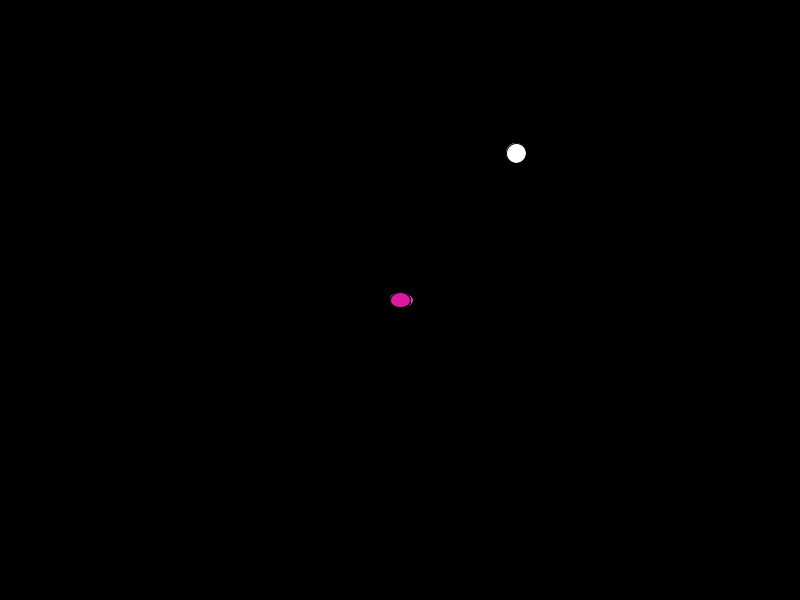
Frame 1 (no input)
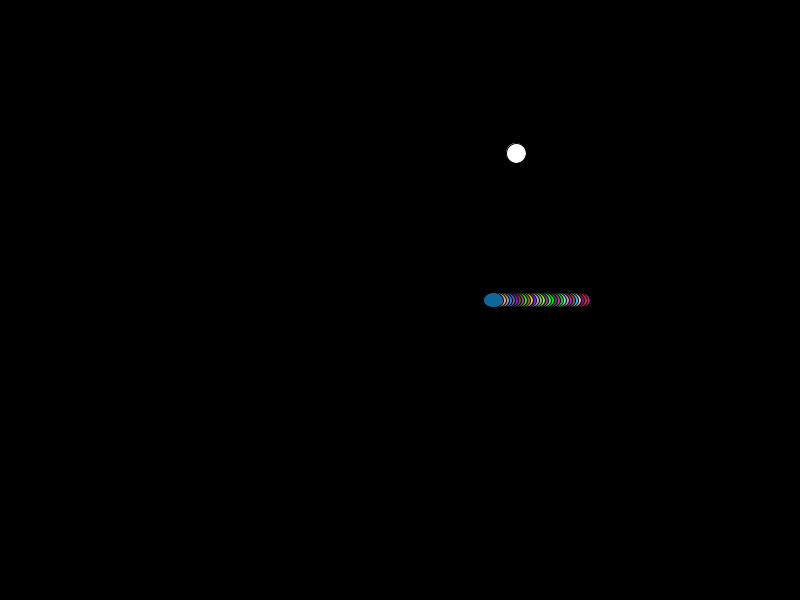
Frame 60 (the mouse pressed at the canvas centre just before this capture)
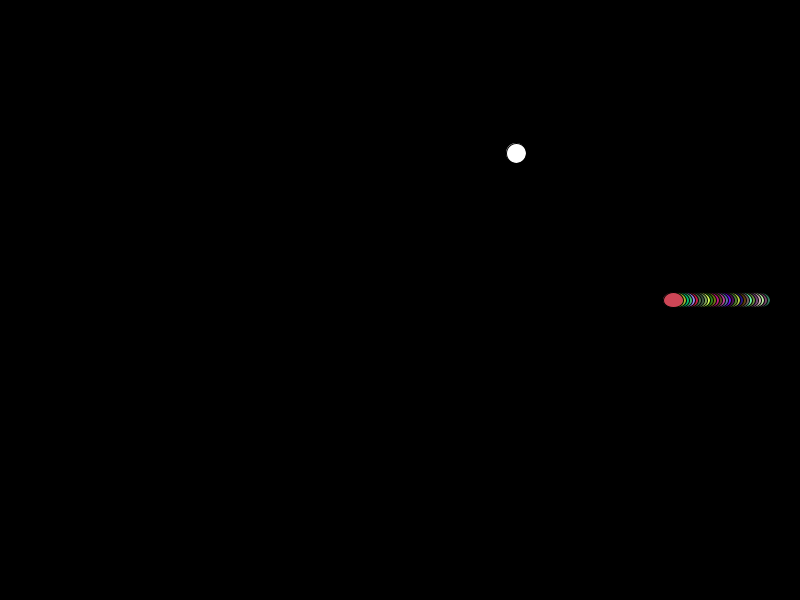
Frame 120 (the mouse held since frame 60 and released just before this capture)

The Processing sketch that drew these frames (run headless with seeded random() and noise(); from frame 60 on, the mouse is pressed at the canvas centre):

// Processing sketch: processing_91772
// ── processing_91772.pde

int home = 0;
int longsnake = 30;
int foodX = int(random(267))*3;
int foodY = int(random(200))*3;
boolean moveleft = false;
boolean moveright = true;
boolean moveup = false;
boolean movedown = false;
int redness = 0;

int[][] snakepos = new int[10000][2];
void setup() {
  size(800,600);
  for(int f = 0; f < longsnake; f++) {
    snakepos[f][0] = 400;
  snakepos[f][1] = 300;
}
}
void draw() {
  if(redness > 0) {
    redness --;
  }
  
  background(redness, 0, 0);
  for(int a = longsnake+19; a>0; a--) {
    snakepos[a][0] = snakepos[a-1][0];
    snakepos[a][1] = snakepos[a-1][1];
  }
  if(moveleft == true) { //movement
    snakepos[0][0] -= 3;
  } else if(moveright == true) {
    snakepos[0][0] += 3;
  } else if(moveup == true) {
    snakepos[0][1] -= 3;
  } else if(movedown == true) {
    snakepos[0][1] += 3;
  }
  for (int c = 0; c < longsnake; c++) {
  if(snakepos[c][0] <= 0) { //limitations, makes snake start at bottom
    snakepos[c][0] = 796;
    longsnake = longsnake/2;
    redness = 100;
  } else if (snakepos[c][0] >= 797) {
    snakepos[c][0] = 3;
    longsnake = longsnake/2;
    redness = 100;
  } else if (snakepos[c][1] <= 0) {
    snakepos[c][1] = 596;
    longsnake = longsnake/2;
    redness = 100;
  } else if (snakepos[c][1] >= 597) {
    snakepos[c][1] = 3;
    longsnake = longsnake/2;
    redness = 100;
  }
  }
  for(int b = 0; b<longsnake; b++) { //formation
  fill(int(random(255)),int(random(255)),int(random(255)));
  ellipseMode(CENTER);
  ellipse(snakepos[b][0], snakepos[b][1], 20, 15);
  }
  fill(255);
  ellipseMode(CENTER);
  ellipse(foodX,foodY,20,20);
  for(int d = 0; d<longsnake-1; d++)
  {
    if (snakepos[0][0] <= foodX + 15 && snakepos[0][0] >= foodX - 15 && snakepos[0][1] <= foodY + 15 && snakepos[0][1] >= foodY - 15) // 10 for leniency
    {
      longsnake += 20;
      
      
      foodX = int(random(267))*3;
      foodY = int(random(200))*3;

    }
    if (snakepos[d][0] <= foodX + 7 && snakepos[d][0] >= foodX - 7 && snakepos[d][1] <= foodY + 7 && snakepos[d][1] >= foodY - 7)
    {
      foodX = int(random(267))*3;
      foodY = int(random(200))*3;
    }
  }
  
  for(int e = 3; e<longsnake; e++){
    if (snakepos[0][0] <= snakepos[e][0] + 2 && snakepos[0][0] >= snakepos[e][0] - 2 && snakepos[0][1] <= snakepos[e][1] + 5 && snakepos[0][1] >= snakepos[e][1] - 5)
    {
      longsnake = e;
      redness = 100;
    }
  }
  
  if(longsnake < 3) {
    gameover();
  }
  
}


void keyPressed() {
  if ((key == 'a' || key == 'A' || keyCode == LEFT) && moveright == false) {
   moveleft = true;
   movedown = false;
   moveup = false;
 }
 
  if ((key == 'w' || key == 'W' || keyCode == UP) && movedown == false) {
   moveleft = false;
   moveright = false;
   moveup = true;
 }
 
  if ((key == 's' || key == 'S' || keyCode == DOWN) && moveup == false) {
   moveleft = false;
   moveright = false;
   movedown = true;
 }
 
  if ((key == 'd' || key == 'D' || keyCode == RIGHT) && moveleft == false) {
   moveup = false;
   moveright = true;
   movedown = false;
 }
}

void gameover() {
  exit();
}
